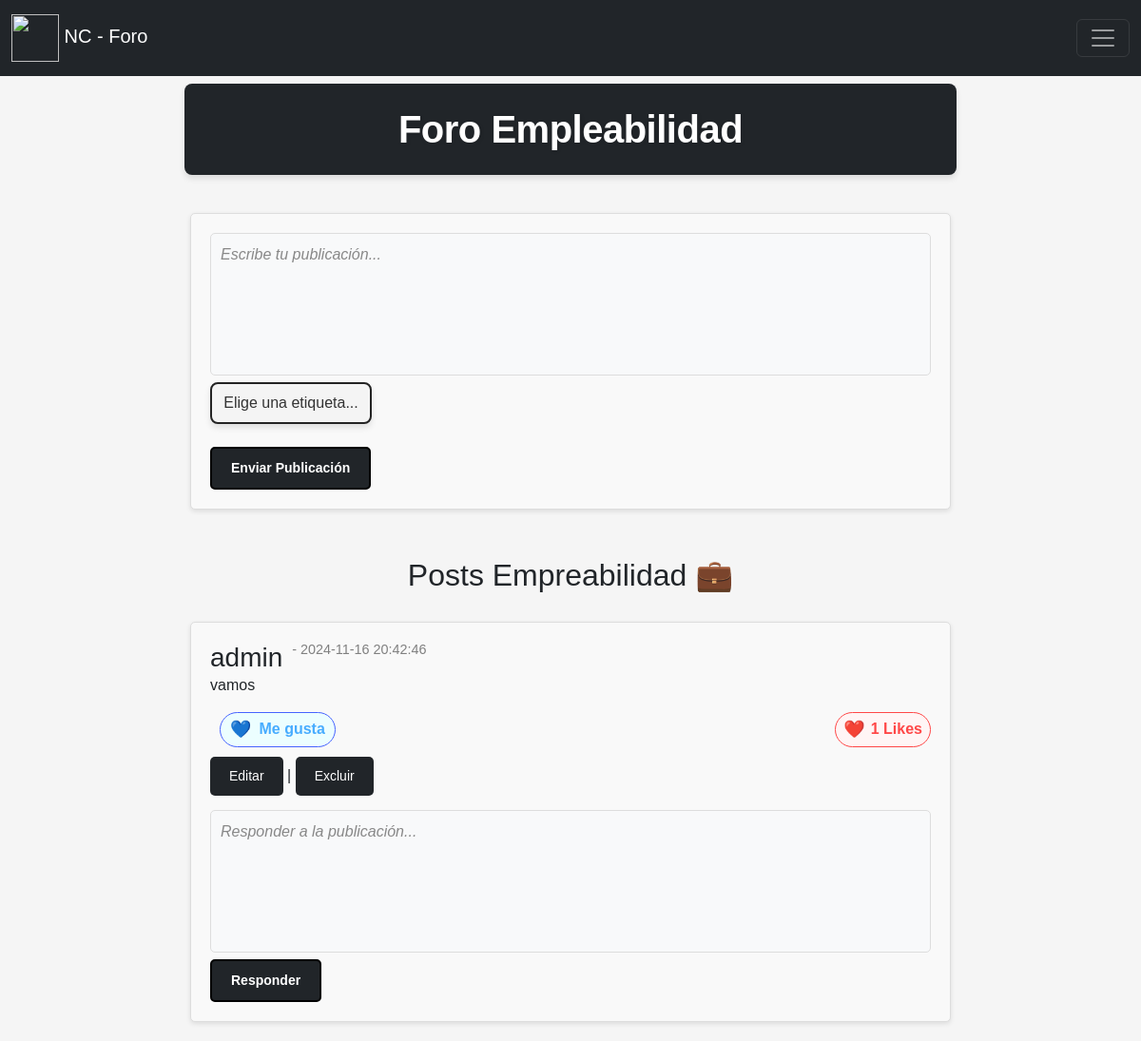
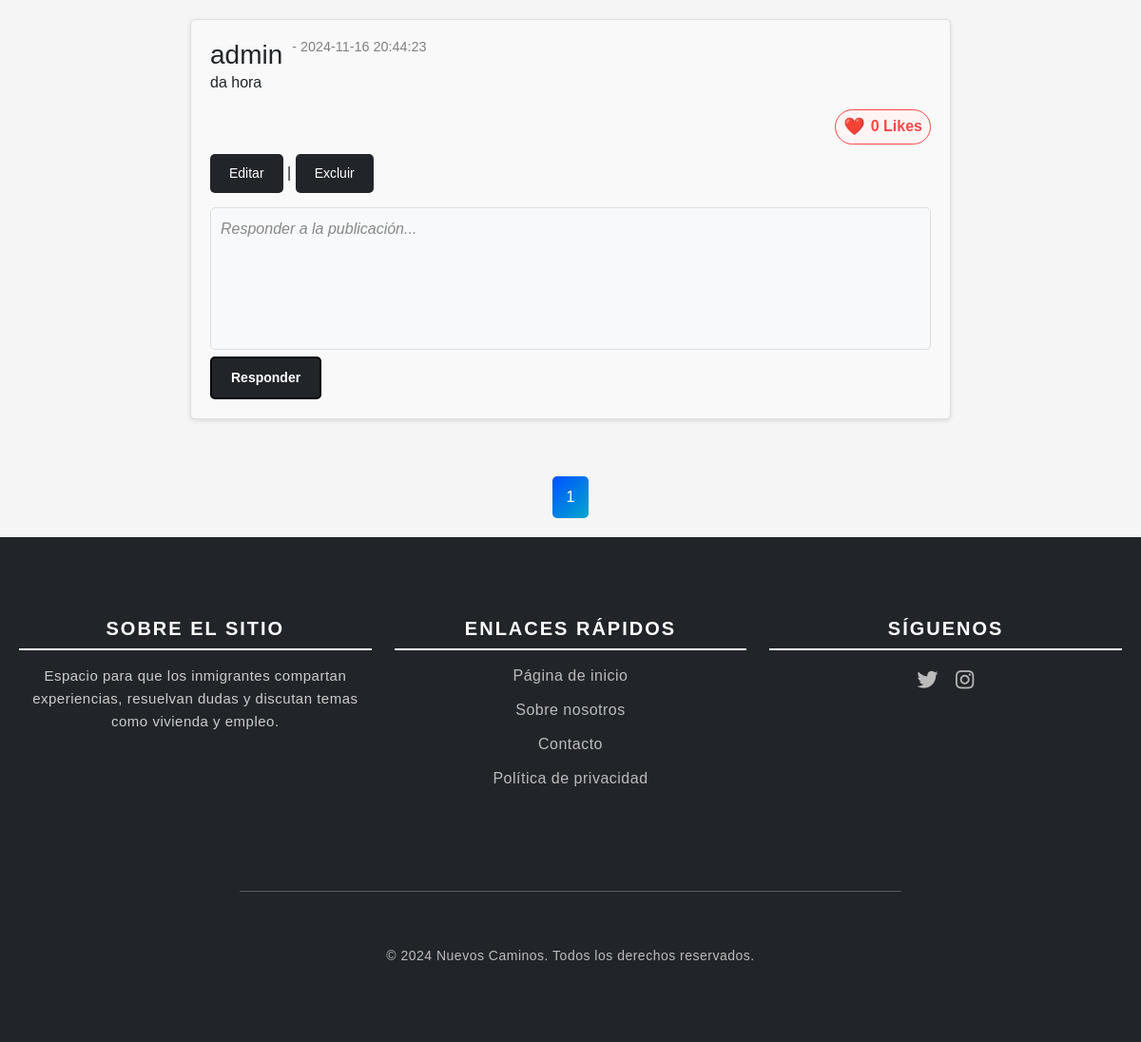
Page /public/forum/empreabilidadF.php (signed in) on the committed database (2 pictures, top to bottom).
### tables this page shows
CREATE TABLE `posts` (
  `id` int(11) NOT NULL,
  `username` varchar(255) DEFAULT NULL,
  `content` text DEFAULT NULL,
  `created_at` timestamp NOT NULL DEFAULT current_timestamp(),
  `user_id` int(11) DEFAULT NULL,
  `tag_id` int(11) DEFAULT NULL
);

CREATE TABLE `users` (
  `id` int(11) NOT NULL,
  `username` varchar(100) DEFAULT NULL,
  `password` varchar(255) DEFAULT NULL,
  `email` varchar(100) DEFAULT NULL
);

### public/forum/Includes/post_functions.php (called while the page is built, shortened)
<?php
$queryLikes = "SELECT COUNT(*) FROM post_likes WHERE post_id = ?";
$queryUserLike = "SELECT 1 FROM post_likes WHERE post_id = ? AND user_id = ?";
?>

### public/forum/empreabilidadF.php (the view, shortened to what this page needs)
<?php
include('includes/post_functions.php');
$postsPerPage = 3;
$queryTotalPosts = "SELECT COUNT(*) FROM posts WHERE tag_id = 2";
$stmtTotalPosts = $pdo->prepare($queryTotalPosts);
$stmtTotalPosts->execute();
$totalPosts = $stmtTotalPosts->fetchColumn();
$totalPages = ceil($totalPosts / $postsPerPage);
$page = isset($_GET['page']) ? (int)$_GET['page'] : 1;
$offset = ($page - 1) * $postsPerPage;
$query = "
    SELECT p.id, p.user_id, p.created_at, p.content, u.username
    FROM posts p
    JOIN users u ON p.user_id = u.id
    WHERE p.tag_id = 2
    LIMIT $postsPerPage OFFSET $offset
";
$stmt = $pdo->prepare($query);
$stmt->execute();
$recentPosts = $stmt->fetchAll();
$maxLinks = 3;
$startPage = max(1, $page - floor($maxLinks / 2));
$endPage = min($totalPages, $startPage + $maxLinks - 1);
?>
<!DOCTYPE html>
<html lang="pt-br">
<head>
    <link href="https://cdn.jsdelivr.net/npm/bootstrap@5.3.3/dist/css/bootstrap.min.css" rel="stylesheet"
>
    <link rel="stylesheet" href="https://cdnjs.cloudflare.com/ajax/libs/font-awesome/5.15.3/css/all.min.css">
    <link rel="stylesheet" href="css/style.css">
</head>
<body style="overflow-x: hidden;">
    <?php include 'includes/navbar.php'; ?>
    <br><br>
    <div class="container">
        <h1>Foro Empleabilidad</h1>
        <div class="post">
            <form action="submit_post.php" method="POST">
                <textarea name="content" placeholder="Escribe tu publicación..." required></textarea><br>
                <select name="tag_id" id="tags">
                    <option value="">Elige una etiqueta...</option>
                </select><br><br>
                <button type="submit">Enviar Publicación</button>
            </form>
        </div>
        <div class="header-container">
            <h2 class="PR">Posts Empreabilidad 💼</h2>
        </div>
        <?php
        foreach ($recentPosts as $post): ?>
            <div class="post" id="post-<?= $post['id']; ?>">
                <div class="post-content">
                    <div class="post-header">
                        <h3><?= $post['username']; ?></h3>
                        <h6> - <?= $post['created_at']; ?></h6>
                    </div>
                    <p><?= $post['content']; ?></p>
                </div>
                <div class="like-button">
                    <?php
                    $stmtLikes = $pdo->prepare($queryLikes);
                    $stmtLikes->execute([$post['id']]);
                    $likesCount = $stmtLikes->fetchColumn();
                    $stmtUserLike = $pdo->prepare($queryUserLike);
                    $stmtUserLike->execute([$post['id'], $_SESSION['user_id']]);
                    $userHasLiked = $stmtUserLike->fetchColumn();
                    ?>
                    <div class="like-section">
                        <?php if ($userHasLiked): ?>
                            <span span class="likes-gusta">Me gusta</span>
                        <?php endif; ?>
                    </div>
                    <div class="likes-count-section">
                        <span class="likes-count"><?= $likesCount; ?> Likes</span>
                    </div>
                </div>
                <?php if ($post['user_id'] == $_SESSION['user_id']): ?>
                    <div class="actions">
                        <button class="button open-modal" data-id="<?= $post['id']; ?>" data-type="post">Editar</button> |
                        <button class="open-modal" data-id="<?= $post['id']; ?>" data-type="delete_post">Excluir</button>
                    </div>
                <?php endif; ?>
                <form action="submit_reply.php" method="POST">
                    <textarea name="content" placeholder="Responder a la publicación..." required></textarea><br>
                    <button type="submit">Responder</button>
                </form>
            </div>
        <?php endforeach; ?>
        <div class="pagination">
            <?php
            for ($i = $startPage; $i <= $endPage; $i++):
                if ($i == $page):
                    echo "<a href='?page=$i' class='page-link active'>$i</a>";
                else:
                    echo "<a href='?page=$i' class='page-link'>$i</a>";
                endif;
            endfor;
            ?>
        </div>
    </div>
    <?php include 'includes/footer.php'; ?>
</body>
</html>

### public/forum/css/style.css (style rules this page uses)
* { margin: 0; padding: 0; font-family: Arial, sans-serif; }
body { background-color: #f5f5f5; }
h1 { text-align: center; }
.pagination { display: flex; justify-content: center; align-items: center; margin-top: 20px; border-color: #212529; transition: background-color 0.3s, color 0.3s; }
.page-link { padding: 8px 16px; margin: 0 5px; text-decoration: none; color: #007bff; border: 1px solid #007bff; border-radius: 5px; }
.page-link.active { background: linear-gradient(135deg, rgb(0, 81, 255), rgb(0, 255, 157)); background-size: 200% 200%; color: white; animation: gradient-animation 5s infinite alternate; border: none; padding: 10px 15px; border-radius: 5px; }
#tags { width: auto; min-width: 120px; padding: 8px 12px; font-size: 16px; border: 2px solid #242424; border-radius: 8px; background-color: #f4f4f4; color: #333; box-shadow: 0 4px 6px rgba(0, 0, 0, 0.1); transition: all 0.3s ease; text-align: center; user-select: none; }
textarea { resize: none; width: 100%; height: 150px; padding: 10px; font-size: 16px; border: 1px solid #ddd; border-radius: 5px; background-color: #f8f9fa; box-sizing: border-box; }
textarea[name="content"] { resize: none; width: 100%; height: 150px; padding: 10px; font-size: 16px; border: 1px solid #ddd; border-radius: 5px; background-color: #f8f9fa; box-sizing: border-box; }
textarea::placeholder { color: #888; font-style: italic; }
.post-header { display: flex; justify-content: flex-start; gap: 10px; }
.post-header h3 { margin: 0; }
.post-header h6 { margin: 0; font-size: 0.9rem; color: gray; }
button { padding: 10px 20px; border: none; border-radius: 5px; background-color: #212529; color: white; font-size: 14px; cursor: pointer; transition: background-color 0.3s ease; }
.post { background-color: #fff; padding: 15px; margin-bottom: 20px; border-radius: 8px; box-shadow: 0 2px 5px rgba(0, 0, 0, 0.1); }
.like-button { margin-top: 10px; display: flex; align-items: center; justify-content: space-between; }
.like-button span { margin-left: 10px; }
select { background-color: #ffffff; color: #333; font-size: 1rem; padding: 10px 15px; border: 2px solid #3498db; border-radius: 5px; width: 250px; appearance: none; cursor: pointer; transition: all 0.3s ease; }
option { background-color: #ffffff; color: #333; padding: 10px; border: none; }
button[type="submit"] { padding: 10px 20px; border-radius: 5px; background-color: #212529; color: white; font-size: 14px; cursor: pointer; border: 2px solid black; font-weight: bold; transition: background-color 0.3s, color 0.3s; }
.likes-count { display: inline-flex; align-items: center; font-size: 16px; font-weight: bold; color: #ff4747; border: 1px solid #ff4747; border-radius: 20px; padding: 4px 8px; background-color: #fff5f5; transition: background-color 0.3s, color 0.3s; }
.likes-count::before { content: '❤️'; margin-right: 6px; font-size: 18px; }
.likes-gusta { display: inline-flex; align-items: center; font-size: 16px; font-weight: bold; color: #47acff; border: 1px solid #4763ff; border-radius: 20px; padding: 4px 10px; background-color: #ecfeff; transition: background-color 0.3s, color 0.3s; user-select: none; }
.likes-gusta::before { content: '💙'; margin-right: 8px; font-size: 18px; animation: pulse 1.5s infinite; }
.PR { text-align: center; user-select: none; }
.post { width: 90%; max-width: 800px; padding: 20px; border: 1px solid #ddd; border-radius: 5px; background-color: #f9f9f9; }
.post-content { margin-bottom: 15px; }
.container { display: flex; flex-direction: column; align-items: center; gap: 20px; padding: 20px; width: 100%; max-width: 1200px; margin-top: 20px; box-sizing: border-box; }
.actions { margin-top: 10px; }
.like-button { margin-top: 10px; }
.header-container { display: flex; align-items: center; justify-content: space-between; gap: 15px; padding: 10px; }
.header-container h2 { margin: 0; }
.header-container { text-align: center; font-family: Arial, sans-serif; font-size: 24px; }
h1 { font-size: 2.5rem; color: #fff; font-weight: 700; margin-bottom: 20px; line-height: 1.4; letter-spacing: -0.5px; text-shadow: 1px 1px 4px rgba(0, 0, 0, 0.1); background-color: #212529; padding: 20px; border-radius: 8px; box-shadow: 0 4px 6px rgba(0, 0, 0, 0.1); width: 70%; animation: fadeInUp 1s ease-out; transition: transform 0.3s ease, box-shadow 0.3s ease, background 0.5s ease-in-out; user-select: none; background: #212529; }

### rows in the picture
posts: user.username "admin", created_at "2024-11-16 20:42:46", content "vamos", shows "Me gusta", likesCount "1"
posts: user.username "admin", created_at "2024-11-16 20:44:23", content "da hora", likesCount "0"
